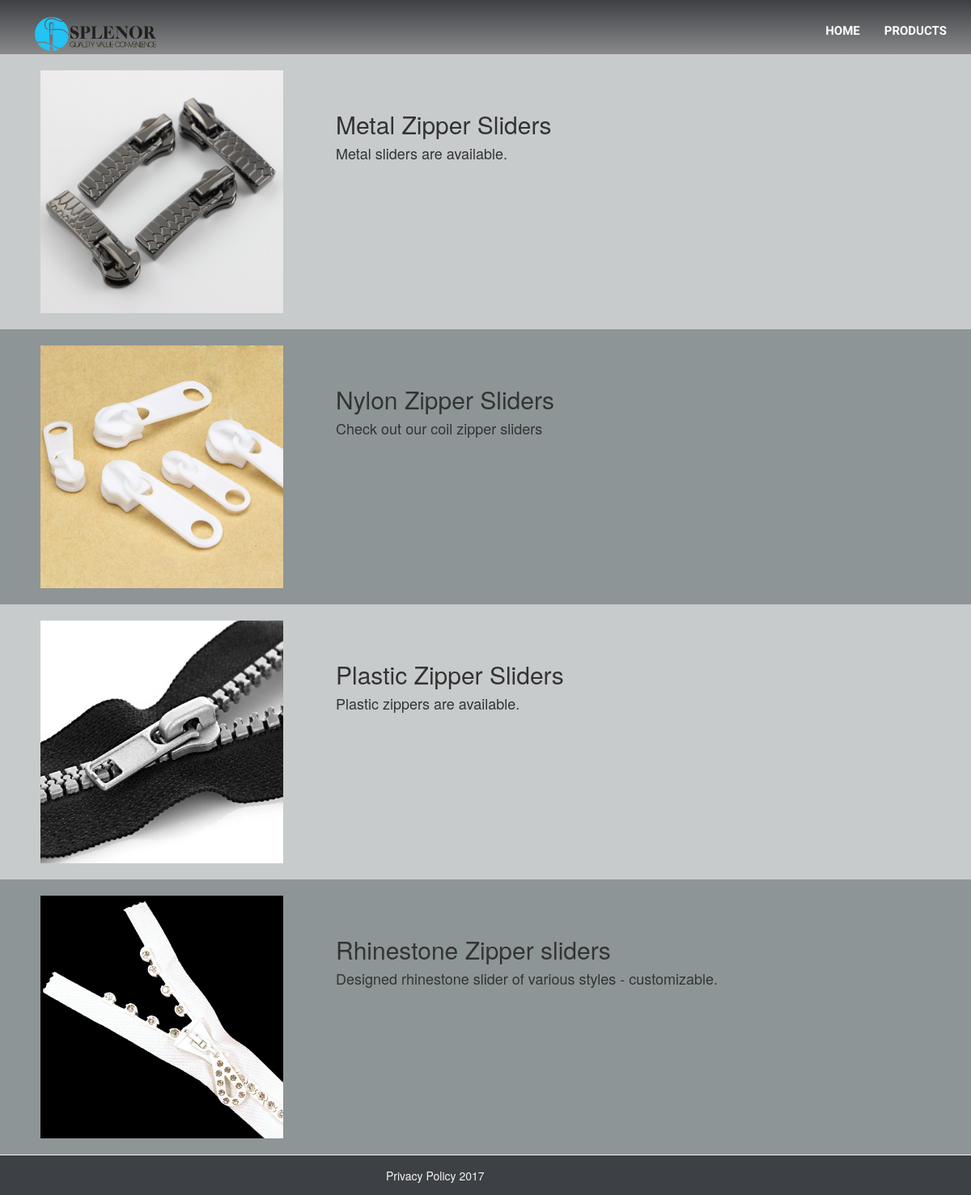
The page /home/sliders/ on the database its author committed.
### home/models.py (models this page shows, shortened)
class Slider(models.Model):
    CATEGORIES = (
        ('Metal', 'Metal'),
        ('Plastic', 'Plastic'),
        ('Nylon', 'Nylon'),
        ('Rhinestone', 'Rhinestone'),
    )
    type = models.ForeignKey(Product, default=6)
    image = models.FileField(null=True, blank=True)
    desc = models.TextField(blank=True)
    category = models.CharField(max_length=100, choices=CATEGORIES)

### home/views.py (the view)
def sliders_index(request):
    sliders = sorted(Slider.objects.annotate(Count('category')), key=operator.attrgetter("category"))
    return render(request, 'home/slidersalt.html', {'sliders': sliders})

### home/templates/home/slidersalt.html (shortened to what this page needs)
{% block body %}
<html lang="en">
<head>
    {% load staticfiles %}
    <link rel="stylesheet" href="https://maxcdn.bootstrapcdn.com/bootstrap/3.3.7/css/bootstrap.min.css">
    <link rel="stylesheet" href="https://maxcdn.bootstrapcdn.com/font-awesome/4.7.0/css/font-awesome.min.css">
    <link rel="stylesheet" type="text/css" href="{% static 'home/style.css' %}"/>
</head>
<body>
    <nav class="navbar navbar-default navbar-fixed-top" style="background: linear-gradient(#3d4045, #8a8a8a);">
        <div class="container">
            <div class="navbar-header">
                <a class="navbar-brand" href="{% url 'home:index' %}">
                    <img src="{% static 'home/images/logosplenor.png' %}" alt="">
                </a>
            </div>
            <div class="collapse navbar-collapse" id="newNavBar">
                <ul class="nav navbar-nav navbar-right">
                    <li class="{% block Home %}{% endblock %}">
                        <a href="{% url 'home:index' %}" class="scroll">HOME</a>
                    </li>
                    <li class="{% block product %}{% endblock %}"><a href="{% url 'home:products_index' %}" class="scroll">PRODUCTS</a></li>
                </ul>
            </div>
        </div>
    </nav>
    <div class="container-fluid" style="background-color: #c7cbcb; margin-top: 67px;">
        {% for i in sliders %}
            {% if i.category == 'Metal' %}
                <div class="row">
                    <div class="col-md-4 zoom">
                        <br><img src="{{ i.image.url }}" class="img-responsive center-block" width="300" height="300"><br>
                    </div>
                    <div class="col-md-8" style="padding-top: 50px;">
                        <h2>{{ i.category }} Zipper Sliders</h2>
                        <h4>{{ i.desc }}</h4>
                    </div>
                </div>
            {% endif %}
            {% if i.category == 'Nylon' %}
                <div class="row" style="background-color: #8e9596;">
                    <div class="col-md-4 zoom">
                        <br><img src="{{ i.image.url }}" class="img-responsive center-block" width="300" height="300"><br>
                    </div>
                    <div class="col-md-8" style="padding-top: 50px;">
                        <h2>{{ i.category }} Zipper Sliders</h2>
                        <h4>{{ i.desc }}</h4>
                    </div>
                </div>
            {% endif %}
            {% if i.category == 'Plastic' %}
                <div class="row">
                    <div class="col-md-4 zoom">
                        <br><img src="{{ i.image.url }}" class="img-responsive center-block" width="300" height="300"><br>
                    </div>
                    <div class="col-md-8" style="padding-top: 50px;">
                        <h2>{{ i.category }} Zipper Sliders</h2>
                        <h4>{{ i.desc }}</h4>
                    </div>
                </div>
            {% endif %}
            {% if i.category == 'Rhinestone' %}
                <div class="row" style="background-color: #8e9596;">
                    <div class="col-md-4 zoom">
                        <br><img src="{{ i.image.url }}" class="img-responsive center-block" width="300" height="300"><br>
                    </div>
                    <div class="col-md-8" style="padding-top: 50px;">
                        <h2>{{ i.category }} Zipper sliders</h2>
                        <h4>{{ i.desc }}</h4>
                    </div>
                </div>
            {% endif %}
        {% endfor %}
        <div style="margin-left: -20px; margin-right: -15px;">
            <footer class="footer-default" style="padding-left: 40%; border-top: 1px solid #f5f5f5; background: #3D4045; height: 50px;">
                <p style="padding-top: 15px; color: #f5f5f5;">Privacy Policy 2017</p>
            </footer>
        </div>
    </div>
</body>
</html>
{% endblock %}

### home/static/home/style.css (style rules this page uses)
.navbar { border-bottom: 0px; }
.navbar-default { background-color: transparent; height: 67px; transition: all 0.4s ease; }
.navbar-default .navbar-nav > li > a { padding-top: 28px; color: #ffffff; height: 66px; font-family: Roboto; font-weight: bold; font-size: 15px; }

### home/templates/home/slidersalt.html (style rules this page uses)
.zoom img { border: 0px solid #7f7f82; -moz-transition: all 0.3s; -webkit-transition: all 0.3s; transition: all 0.3s; }

### rows shown on the page
Slider: image (picture), category "Metal", desc "Metal sliders are available."
Slider: image (picture), category "Nylon", desc "Check out our coil zipper sliders"
Slider: image (picture), category "Plastic", desc "Plastic zippers are available."
Slider: image (picture), category "Rhinestone", desc "Designed rhinestone slider of various styles - customizable."
